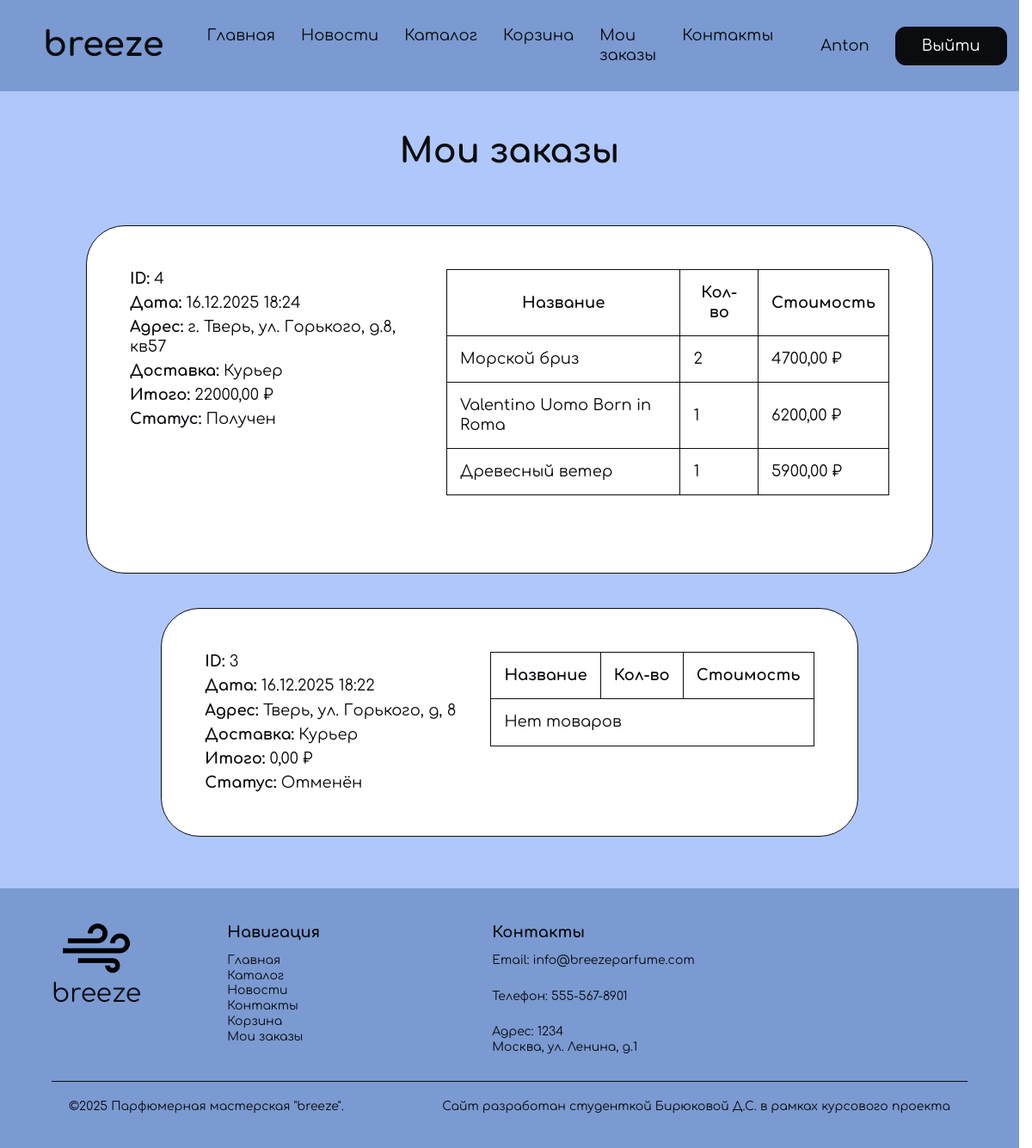
The page /orders/my/ (signed in) on the database its author committed.
### shop/models.py (models this page shows, shortened)
class Order(models.Model):
    STATUS_CHOICES = [
        ('processing', 'В обработке'),
        ('on_the_way', 'В пути'),
        ('completed', 'Получен'),
        ('cancelled', 'Отменён'),
    ]
    DELIVERY_CHOICES = [
        ('courier', 'Курьер'),
        ('mail', 'Почта'),
        ('pickup', 'Самовывоз'),
    ]
    user = models.ForeignKey(User, null=True, blank=True, on_delete=models.SET_NULL, related_name='orders')
    created_at = models.DateTimeField(auto_now_add=True)
    address = models.TextField(blank=True)  # может быть пуст для самовывоза
    payment_method = models.CharField(max_length=50, default='card')  # можно расширить
    delivery_type = models.CharField(max_length=20, choices=DELIVERY_CHOICES, default='pickup')
    delivery_cost = models.DecimalField(max_digits=8, decimal_places=2, default=Decimal('0.00'))
    total = models.DecimalField(max_digits=12, decimal_places=2, default=Decimal('0.00'))
    status = models.CharField(max_length=20, choices=STATUS_CHOICES, default='processing')

class OrderItem(models.Model):
    order = models.ForeignKey(Order, on_delete=models.CASCADE, related_name='items')
    product = models.ForeignKey('shop.Product', null=True, blank=True, on_delete=models.SET_NULL)
    name = models.CharField(max_length=255)
    price = models.DecimalField(max_digits=10, decimal_places=2)  # цена на момент заказа
    quantity = models.PositiveIntegerField(
        default=1,
        validators=[MinValueValidator(1), MaxValueValidator(100)]
    )

### shop/views.py (the view)
# urls.py: path('orders/my/', views.my_orders_view, name='my_orders'),
@login_required
def my_orders_view(request):
    orders = Order.objects.filter(user=request.user).order_by('-created_at')
    created = request.GET.get('created')  # если пришёл ?created=1 — покажем модалку
    return render(request, 'shop/my_orders.html', {'orders': orders, 'created': created})

### accounts/context_processors.py (called while the page is built)
def user_role_flags(request):
    user = request.user
    is_manager = False
    is_client = False
    if user.is_authenticated:
        try:
            role = getattr(user, 'profile', None) and user.profile.role
        except Exception:
            role = None
        is_manager = user.is_superuser or (role == 'manager')
        is_client = (role == 'client') or (not user.is_superuser and role != 'manager')
    return {
        'is_manager': is_manager,
        'is_client': is_client,
    }

### shop/templates/shop/my_orders.html (shortened to what this page needs)
{% extends 'shop/base.html' %}
{% load static %}
{% block content %}
<main class="content">
  <section class="section container section-blue">
    <header class="section__header header-center">
      <h1 class="section__title h2">Мои заказы</h1>
    </header>
    <div class="section__body">
      <div class="orders">
        {% if orders %}
          {% for order in orders %}
            <div class="order">
              <div class="order__info-card">
                <div><strong>ID:</strong> {{ order.id }}</div>
                <div><strong>Дата:</strong> {{ order.created_at|date:"d.m.Y H:i" }}</div>
                <div><strong>Адрес:</strong> {{ order.address|default:"—" }}</div>
                <div><strong>Доставка:</strong> {{ order.get_delivery_type_display }}</div>
                <div><strong>Итого:</strong> {{ order.total }} ₽</div>
                <div><strong>Статус:</strong> {{ order.get_status_display }}</div>
              </div>
              <div class="order__info-content">
                  <div class="order__info-products">
                    <table>
                      <thead>
                        <tr><th>Название</th><th>Кол-во</th><th>Стоимость</th></tr>
                      </thead>
                      <tbody>
                        {% for item in order.items.all %}
                          <tr>
                            <td>{{ item.name }}</td>
                            <td>{{ item.quantity }}</td>
                            <td>{{ item.price }} ₽</td>
                          </tr>
                        {% empty %}
                          <tr><td colspan="3">Нет товаров</td></tr>
                        {% endfor %}
                      </tbody>
                    </table>
                  </div>
              </div>
            </div>
          {% endfor %}
        {% else %}
          <p>У вас пока нет заказов.</p>
        {% endif %}
      </div>
    </div>
  </section>
</main>
{% endblock %}

### shop/templates/shop/header.html (shortened to what this page needs)
{% load static %}
<header class="header">
    <div class="header__inner container">
        <div class="header__logo">
            <h2 class="header__logo-title">breeze</h2>
        </div>
        <nav class="header__menu">
            <ul class="header__menu-list">
                <li class="header__menu-item">
                    <a href="{% url 'shop:index' %}" class="header__menu-link">Главная</a>
                </li>
                <li class="header__menu-item">
                    <a href="{% url 'shop:news_list' %}" class="header__menu-link">Новости</a>
                </li>
                <li class="header__menu-item">
                    <a href="{% url 'shop:catalog' %}" class="header__menu-link">Каталог</a>
                </li>
                {% if user.is_authenticated and user.profile.role == 'client' %}
                <li class="header__menu-item">
                    <a href="{% url 'shop:cart' %}" class="header__menu-link">Корзина</a>
                </li>
                <li class="header__menu-item">
                    <a href="{% url 'shop:my_orders' %}" class="header__menu-link">Мои заказы</a>
                </li>
                {% endif %}
                <li class="header__menu-item">
                    <a href="{% url 'shop:contacts' %}" class="header__menu-link">Контакты</a>
                </li>
            </ul>
        </nav>
        <div class="header__auth">
            {% if user.is_authenticated %}
            <a href="{% url 'accounts:profile' %}" class="header__welcome">
                {{ user.first_name|default:user.username }}
            </a>
            <form method="post" action="{% url 'accounts:logout' %}" style="display:inline">
                <button type="submit" class="header__button button">Выйти</button>
            </form>
            {% else %}
            <a class="header__button button button-login" href="{% url 'accounts:login' %}">Войти</a>
            <a class="header__button button button-signup" href="{% url 'accounts:register' %}">Регистрация</a>
            {% endif %}
        </div>
    </div>
</header>

### static/styles/styles.css (style rules this page uses)
:where(ul, ol):where([class]) { padding-left: 0; }
body, :where(blockquote, figure, fieldset):where([class]) { margin: 0; }
:where(h1, h2, h3, h4, h5, h6, p, ul, ol, dl):where([class]) { margin-block: 0; }
:where(ul[class]) { list-style: none; }
input, textarea, select, button { font: inherit; }
html { height: 100%; scrollbar-gutter: stable; scroll-behavior: smooth; }
body { min-height: 100%; line-height: 1.5; }
a:where([class]) { display: inline-flex; }
button, label { cursor: pointer; }
button { -webkit-tap-highlight-color: transparent; }
:where(table) { border-collapse: collapse; border-color: currentColor; }
:root { --color-light-blue: #afc7fa; --color-blue: #7a9ad1; --color-dark: #0b0c0f; --color-gray: #28282d; --color-light: #FFFFFF; --border: 1px solid var(--color-dark); --border-radius: 14px; --border-radius-small: 12px; --border-radius-large: 45px; --font-family-base: "Comfortaa", sans-serif; --section-padding-y: 70px; --input-height: 59px; --button-height: 45px; --transition-duration: 0.15s; }
.container { max-width: calc(var(--container-width) + var(--container-padding-x) * 2); margin-inline: auto; padding-inline: var(--container-padding-x); }
body { font-size: 18px; font-family: var(--font-family-base); font-weight: 400; line-height: 1.28; color: var(--color-dark); background-color: var(--color-light); }
a, button, input, textarea, svg * { transition-duration: var(--transition-duration); }
a { text-decoration: none; color: inherit; }
h1, h2, h3, h4 { font-weight: 700; }
h1, .h1 { font-size: 60px; }
h2, .h2 { font-size: 40px; }
.header { flex-shrink: 0; }
.header__inner { padding-inline: 30px; }
.header__logo { display: flex; justify-content: flex-start; align-items: center; padding-right: 20px; }
.header__inner { display: flex; justify-content: space-between; height: 100%; background-color: var(--color-blue); color: var(--color-dark); }
.header__menu { display: flex; align-items: center; padding: 30px; }
.header__menu-list { display: flex; justify-content: center; column-gap: 30px; font-size: 18px; }
.header__auth { display: flex; justify-content: center; align-items: center; column-gap: 30px; padding: 25px; }
.button { display: flex; justify-content: center; align-items: center; height: var(--button-height); padding: 15px 30px; background-color: var(--color-dark); color: var(--color-light); border: var(--border); border-radius: var(--border-radius-small); font-size: 18px; }
.section__header, .section__header-blue { column-gap: 40px; row-gap: 30px; padding: 45px 60px 60px; }
.section-blue { background-color: var(--color-light-blue); }
.header-center { display: flex; justify-content: center; background-color: var(--color-light-blue); }
.orders { display: flex; flex-direction: column; align-items: center; row-gap: 40px; padding: 0px 100px 60px; }
.order { display: flex; justify-content: space-between; min-width: 70%; column-gap: 40px; padding: 50px; background-color: var(--color-light); border: var(--border); border-radius: var(--border-radius-large); }
.order table { column-gap: 20px; padding: 15px; border-collapse: collapse; }
.order table td { padding: 15px; border: var(--border); }
.order table th { padding: 15px; border: var(--border); }
.order__info-card { display: flex; flex-direction: column; row-gap: 5px; }
.order__info-products { display: flex; }
.order__info-content { display: flex; flex-direction: column; justify-content: space-between; row-gap: 40px; }

### rows shown on the page
Order: id "4", created_at "16.12.2025 18:24", address "г. Тверь, ул. Горького, д.8, кв57", delivery_type "Курьер", total "22000,00", status "Получен"
OrderItem: name "Морской бриз", quantity "2", price "4700,00"
OrderItem: name "Valentino Uomo Born in Roma", quantity "1", price "6200,00"
OrderItem: name "Древесный ветер", quantity "1", price "5900,00"
Order: id "3", created_at "16.12.2025 18:22", address "Тверь, ул. Горького, д, 8", delivery_type "Курьер", total "0,00", status "Отменён"

### other values the page prints
{{ user.first_name|default:user.username }} "Anton"
